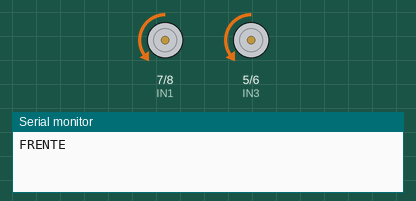
Recording of a sketch running on a simulated Arduino Uno, built with avr-gcc and run on an emulated ATmega328P. On the bench: motor-driver pin pairs drawn as motors (green arrow = first pin HIGH = forward, orange = second pin HIGH = backward, longer = more drive, scaled by the enable pin), the last lines printed to the serial monitor.

Above: at 1.0 s.
At 3.0 s:
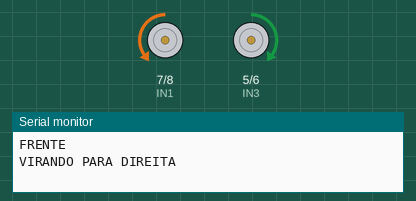
At 5.0 s:
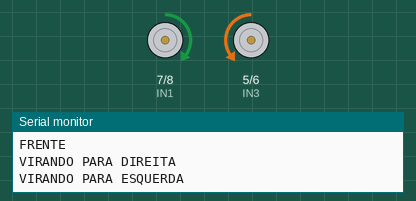
Timing chart, 0 to 7.8 s (numbered marks = the images above):
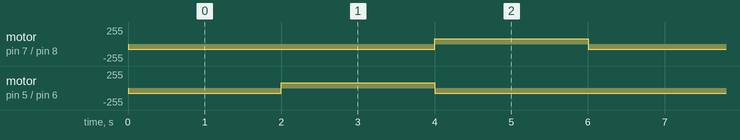

The sketch:

21_Motores_L298N_Simples_de_2_motores.ino
```cpp
// Pinos dos motores
#define IN1 7
#define IN2 8
#define IN3 5
#define IN4 6
#define ENA 9   // PWM
#define ENB 10  // PWM

#define velocidade 80

void setup() {
  pinMode(IN1, OUTPUT);
  pinMode(IN2, OUTPUT);
  pinMode(IN3, OUTPUT);
  pinMode(IN4, OUTPUT);

  pinMode(ENA, OUTPUT);
  pinMode(ENB, OUTPUT);

  analogWrite(ENA, velocidade);
  analogWrite(ENB, velocidade);

  Serial.begin(9600); // Adicione se quiser ver os prints no monitor serial
}

void loop() {

  Serial.println("FRENTE");
  digitalWrite(IN1, LOW);
  digitalWrite(IN2, HIGH);
  digitalWrite(IN3, LOW);
  digitalWrite(IN4, HIGH);
  delay(2000);

  Serial.println("VIRANDO PARA DIREITA");
  digitalWrite(IN1, LOW);
  digitalWrite(IN2, HIGH);
  digitalWrite(IN3, HIGH);
  digitalWrite(IN4, LOW);
  delay(2000);

  Serial.println("VIRANDO PARA ESQUERDA");
  digitalWrite(IN1, HIGH);
  digitalWrite(IN2, LOW);
  digitalWrite(IN3, LOW);
  digitalWrite(IN4, HIGH);
  delay(2000);
}
```

Measured:
- by itself, motor on pin 7 (IN1) / pin 8 (IN2): alternates forward 80/255 for 2.0 s and backward 80/255 for 4.0 s
- by itself, motor on pin 5 (IN3) / pin 6 (IN4): repeats every 6.0 s: forward 80/255 2.0 s, backward 80/255 4.0 s
